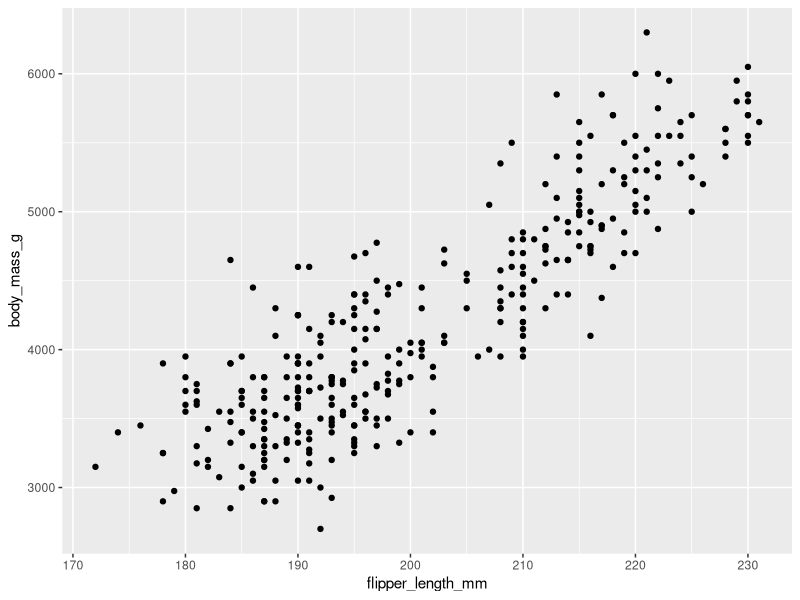
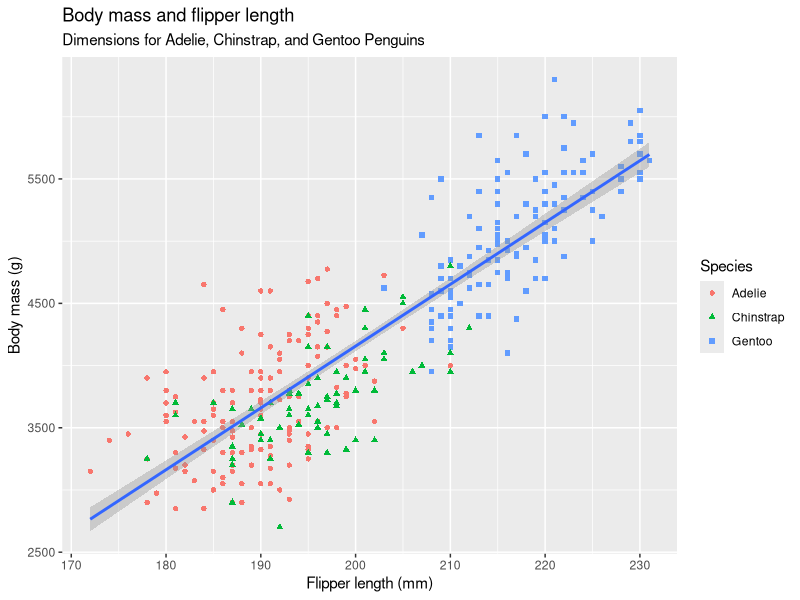
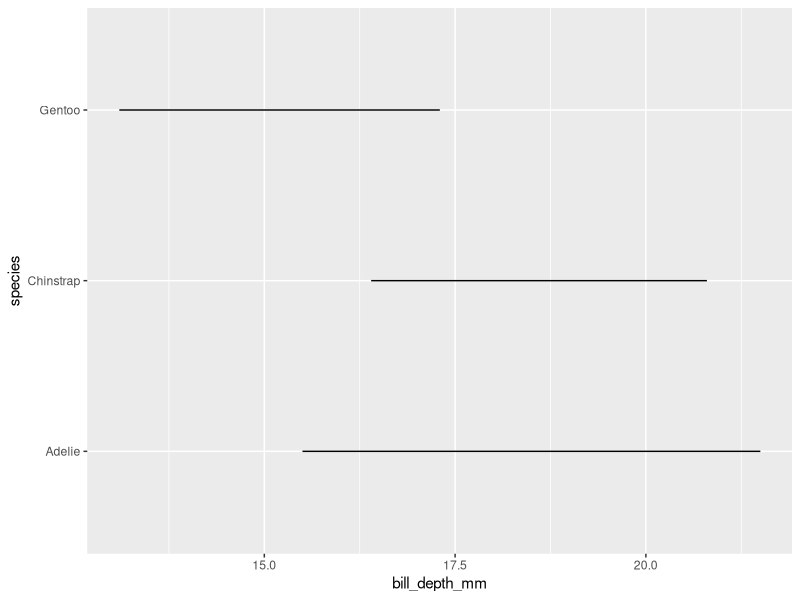
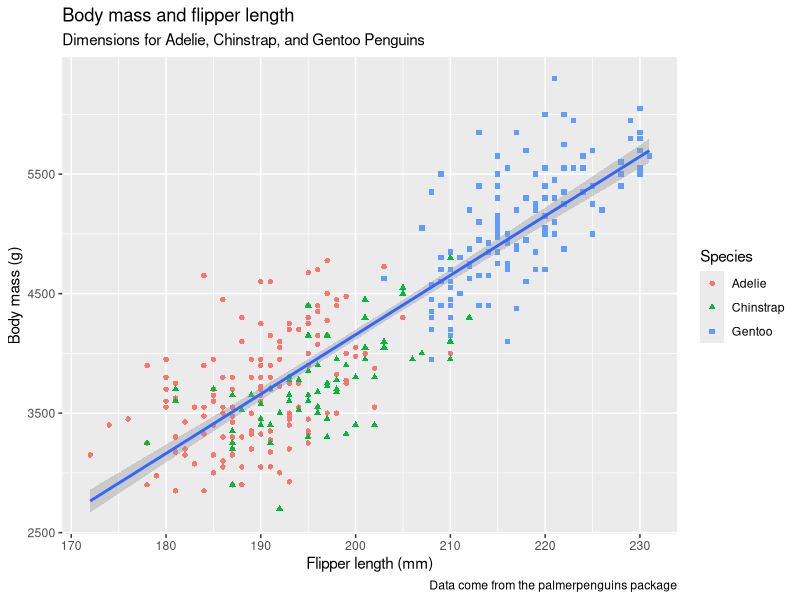
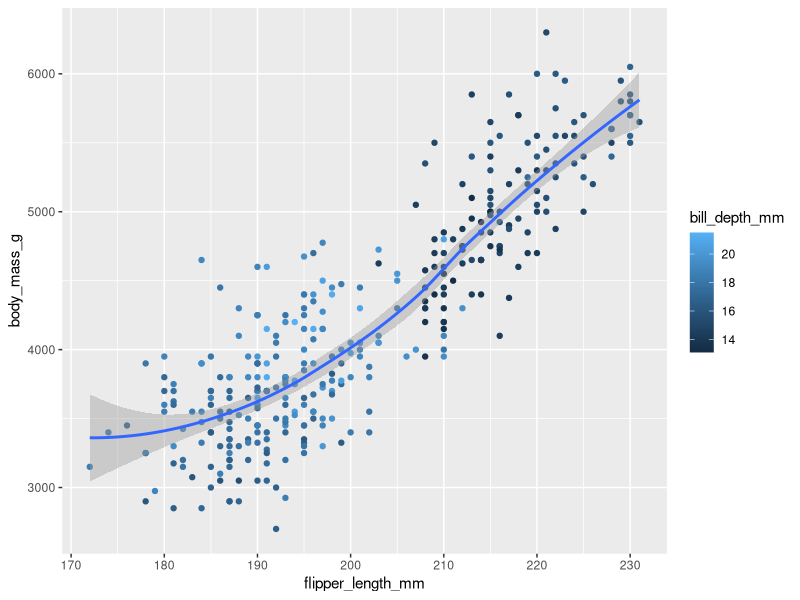
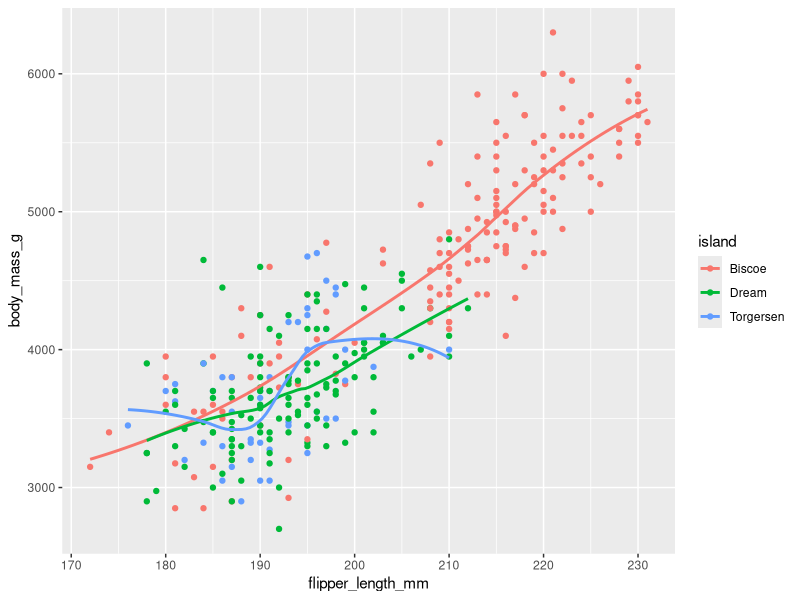

These figures' R source, in order:
library(tidyverse)
library(palmerpenguins)
library(ggthemes)

ggplot(data = penguins, mapping = aes(x = flipper_length_mm, y = body_mass_g)) + geom_point()

ggplot(
  data = penguins,
  mapping = aes(x = flipper_length_mm, y = body_mass_g)
) +
  geom_point(aes(color = species, shape = species)) +
  geom_smooth(method = "lm") +
  labs(
    title = "Body mass and flipper length",
    subtitle = "Dimensions for Adelie, Chinstrap, and Gentoo Penguins",
    x = "Flipper length (mm)", y = "Body mass (g)",
    color = "Species", shape = "Species"
  )

#1.2 Exercise 5
ggplot(data = penguins, mapping = aes(y=species, x= bill_depth_mm)) + geom_line()

#1.2 Exercise 7
ggplot(
  data = penguins,
  mapping = aes(x = flipper_length_mm, y = body_mass_g)
) +
  geom_point(aes(color = species, shape = species)) +
  geom_smooth(method = "lm") +
  labs(
    title = "Body mass and flipper length",
    subtitle = "Dimensions for Adelie, Chinstrap, and Gentoo Penguins",
    x = "Flipper length (mm)", y = "Body mass (g)",
    color = "Species", shape = "Species",
    caption = "Data come from the palmerpenguins package"
  )



#1.2 Exercise 8
ggplot(data = penguins, 
       mapping = aes(x=flipper_length_mm, y=body_mass_g)) + 
  geom_point(aes(color = bill_depth_mm)) + 
  geom_smooth()

#1.2 Exercise 9 --> we have color=island as global, so we get three different geom smooth
ggplot(
  data = penguins,
  mapping = aes(x = flipper_length_mm, y = body_mass_g, color = island)
) +
  geom_point() +
  geom_smooth(se = FALSE)
